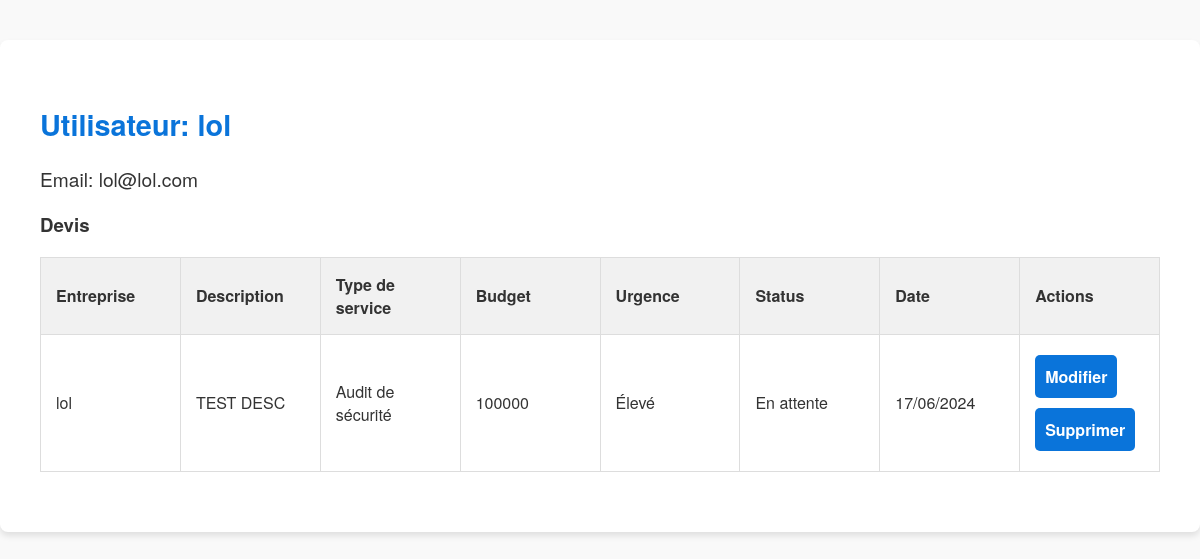
The page /admin/user/4 (signed in) on the database as committed earlier.
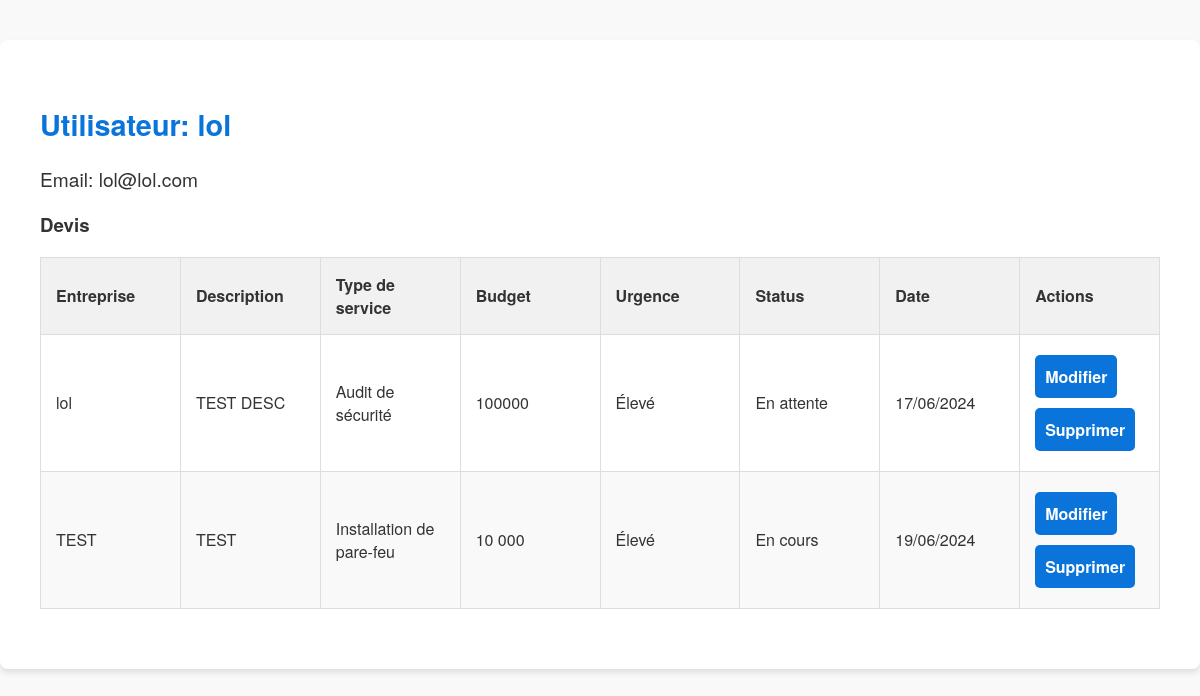
The same page on the database as committed later.
### models.py (models this page shows)
class Devis(db.Model):
    id = db.Column(db.Integer, primary_key=True)
    user_id = db.Column(db.Integer, db.ForeignKey('user.id'), nullable=False)
    employee_id = db.Column(db.Integer, db.ForeignKey('user.id'), nullable=True)  # Changement ici
    entreprise = db.Column(db.String(120), nullable=False)
    description = db.Column(db.Text, nullable=False)
    service_type = db.Column(db.String(120), nullable=False)
    budget = db.Column(db.String(120), nullable=False)
    urgence = db.Column(db.String(120), nullable=False)
    contact_number = db.Column(db.String(20), nullable=False)
    contact_email = db.Column(db.String(120), nullable=False)
    additional_info = db.Column(db.Text, nullable=True)
    status = db.Column(db.String(20), nullable=False, default='En attente')
    admin_notes = db.Column(db.Text, nullable=True)
    date = db.Column(db.DateTime, nullable=False)
    user = db.relationship('User', foreign_keys=[user_id], backref=db.backref('devis', lazy=True))
    employee = db.relationship('User', foreign_keys=[employee_id], backref=db.backref('assigned_devis', lazy=True))

### app.py (the view)
@app.route('/admin/user/<int:user_id>')
def admin_view_user(user_id):
    if 'user_id' not in session or not session.get('is_admin'):
        return redirect(url_for('login'))
    user = User.query.filter_by(id=user_id).first()
    return render_template('admin_view_user.html', user=user)

### templates/admin_view_user.html (shortened to what this page needs)
<!DOCTYPE html>
<html lang="fr">
<head>
    <link rel="stylesheet" href="{{ url_for('static', filename='style.css') }}">
</head>
<body>
    <div class="user-container">
        <h2>Utilisateur: {{ user.name }}</h2>
        <p>Email: {{ user.email }}</p>
        <h3>Devis</h3>
        <table>
            <thead>
                <tr>
                    <th>Entreprise</th>
                    <th>Description</th>
                    <th>Type de service</th>
                    <th>Budget</th>
                    <th>Urgence</th>
                    <th>Status</th>
                    <th>Date</th>
                    <th>Actions</th>
                </tr>
            </thead>
            <tbody>
                {% for devis in user.devis %}
                <tr>
                    <td>{{ devis.entreprise }}</td>
                    <td>{{ devis.description }}</td>
                    <td>{{ devis.service_type }}</td>
                    <td>{{ devis.budget }}</td>
                    <td>{{ devis.urgence }}</td>
                    <td>{{ devis.status }}</td>
                    <td>{{ devis.date.strftime('%d/%m/%Y') }}</td>
                    <td>
                        <a href="{{ url_for('admin_edit_devis', devis_id=devis.id) }}" class="btn">Modifier</a>
                        <a href="{{ url_for('admin_delete_devis', devis_id=devis.id) }}" class="btn">Supprimer</a>
                    </td>
                </tr>
                {% endfor %}
            </tbody>
        </table>
    </div>
</body>
</html>

Rows that differ between the two databases and show on the page:
added Devis: entreprise "TEST", description "TEST", service_type "Installation de pare-feu", budget "10 000", urgence "Élevé", status "En cours", date "19/06/2024"
